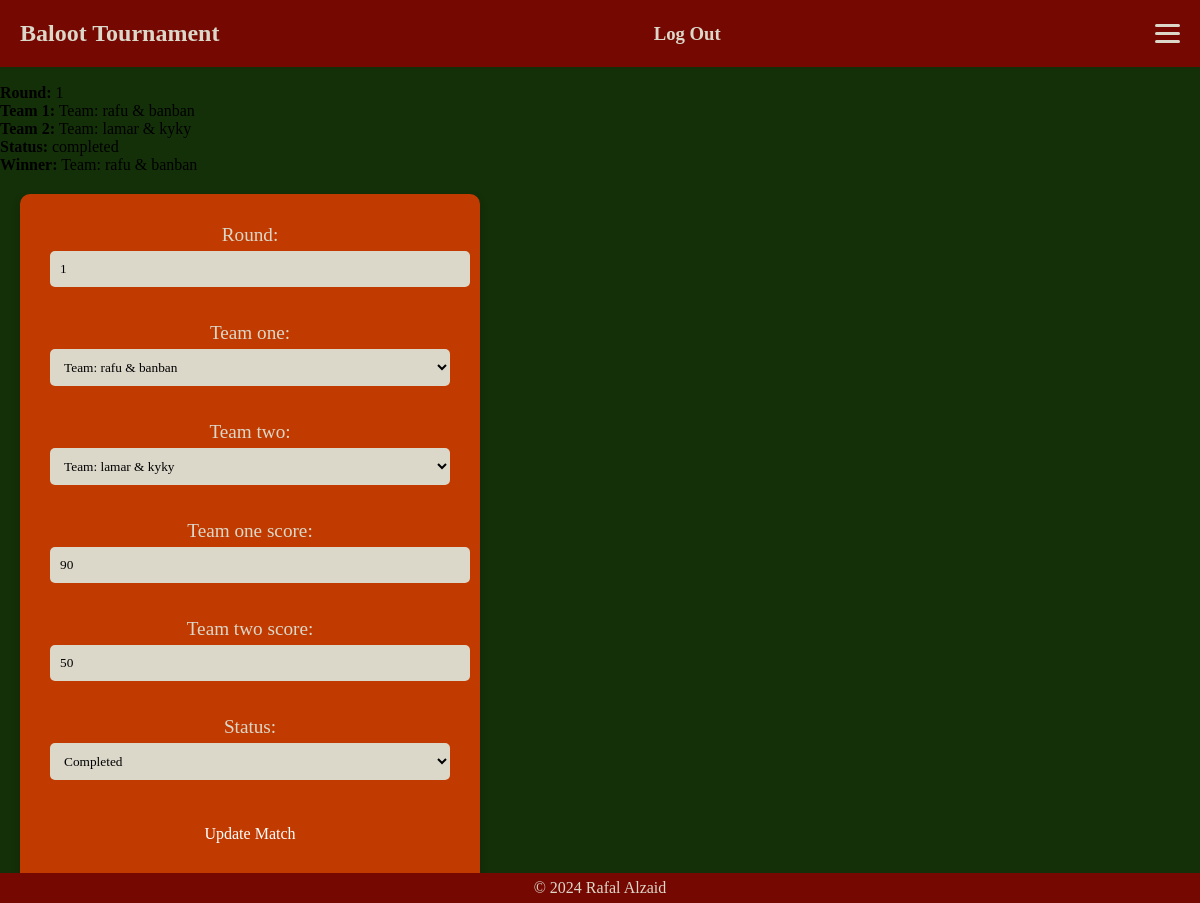
Page /project/match_detail/9/ (signed in) on the committed database.
### project/models.py (models this page shows, shortened)
class Match(models.Model):
    team_one = models.ForeignKey('Team', on_delete=models.CASCADE, related_name='matches_as_team_one')
    team_two = models.ForeignKey('Team', on_delete=models.CASCADE, related_name='matches_as_team_two', null=True, blank=True)
    team_one_score = models.IntegerField(default=0)
    team_two_score = models.IntegerField(default=0)
    winner = models.ForeignKey('Team', on_delete=models.SET_NULL, null=True, blank=True, related_name='matches_won')
    round = models.IntegerField()
    status = models.CharField(max_length=10, choices=STATUS_CHOICES, default='scheduled')

class Team(models.Model):
    player_one = models.ForeignKey(User, on_delete=models.CASCADE, related_name='player_one_teams')
    player_two = models.ForeignKey(User, on_delete=models.CASCADE, related_name='player_two_teams', null=True, blank=True)
    score = models.IntegerField(default=0)
    def __str__(self):
        return f"Team: {self.player_one.username} & {self.player_two.username if self.player_two else 'Solo'}"

### project/views.py (the view)
# urls.py: path('match_detail/<int:pk>/', match_detail, name='match-detail'),
@login_required(login_url='/signin/')
def match_detail(request, pk):
    match = get_object_or_404(Match, pk=pk)
    user_involved = request.user in [
        match.team_one.player_one,
        match.team_one.player_two,
        match.team_two.player_one if match.team_two else None,
        match.team_two.player_two if match.team_two else None
    ]
    if request.method == 'POST' and user_involved:
        form = MatchForm(request.POST, instance=match)
        if form.is_valid():
            form.save()  # Automatically updates the winner and advances them if status is completed
            messages.success(request, "Match updated successfully!")
            return redirect('team-list')
        else:
            messages.error(request, "Failed to update match. Please check your input.")
    else:
        form = MatchForm(instance=match) if user_involved else None
    return render(request, 'project/match_detail.html', {
        'match': match,
        'form': form,
        'user_involved': user_involved
    })

### project/forms.py
class MatchForm(forms.ModelForm):
    class Meta:
        model = Match
        fields = ['round', 'team_one', 'team_two', 'team_one_score', 'team_two_score', 'status']

### project/templates/project/match_detail.html (shortened to what this page needs)
{% extends 'project/base.html' %}
{% load custom_filters %}
{% block content %}
<p class="match-detail-main1"><strong>Round:</strong> {{ match.round }}</p>
<p><strong>Team 1:</strong> {{ match.team_one }}</p>
{% if match.team_two %}
    <p><strong>Team 2:</strong> {{ match.team_two }}</p>
{% else %}
    <p><strong>Team 2:</strong> TBD</p>
{% endif %}
<p><strong>Status:</strong> {{ match.status }}</p>
{% if match.winner %}
    <p><strong>Winner:</strong> {{ match.winner }}</p>
{% else %}
    <p><strong>Winner:</strong> TBD</p>
{% endif %}
{% if user_involved %}
    <form method="POST">
        {{ form.as_p }}
        <button type="submit">Update Match</button>
    </form>
{% else %}
    <p>You are not authorized to update this match.</p>
{% endif %}
{% endblock %}

### static/projstyle.css (style rules this page uses)
* { margin: 0; font-family: 'EB Garamond', serif !important; }
body { background-color:#143008; }
form { width: 100%; max-width: 400px; padding: 30px; background-color: #c13b00; border-radius: 10px; box-shadow: 0 4px 8px rgba(0, 0, 0, 0.2); margin: 20px; }
form p { margin-bottom: 15px; font-size: larger; text-align: center; color: #dbd8ca; }
form label { display: block; color: #dbd8ca; margin-bottom: 5px; }
select, form input { width: 100%; padding: 10px; background-color: #dbd8ca; border: none; border-radius: 5px; margin-bottom: 20px; }
button { display: inline-block; width: 100%; padding: 10px 15px; color: white; background-color: #c13b00; text-decoration: none; border-radius: 5px; border: none; font-size: larger; cursor: pointer; transition: all 0.3s ease; }
button { padding: 10px 20px; background-color: #c13b00; color: white; border: none; border-radius: 5px; cursor: pointer; font-size: 16px; }
.match-detail-main1 { padding-top: 7%; }

### rows in the picture
Match: round "1", team_one "Team: rafu & banban", team_two "Team: lamar & kyky", status "completed", winner "Team: rafu & banban", team_one_score "90", team_two_score "50", status "Completed"
